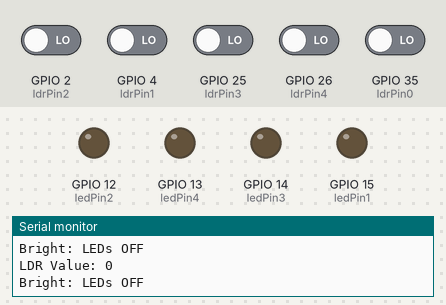
Bench run of a sketch on a simulated ESP32. On the bench: output pins drawn as LEDs (lit = HIGH), the last lines printed to the serial monitor. The test bench sets the inputs (shaded band); at power-on: GPIO 2 (ldrPin2), GPIO 4 (ldrPin1), GPIO 25 (ldrPin3), GPIO 26 (ldrPin4), GPIO 35 (ldrPin0) LOW. WiFi joins after 1.5 s; servers stay silent unless stated.

Above: at 3.0 s.
3.1 s: GPIO 35 (ldrPin0) driven HIGH
At 4.2 s:
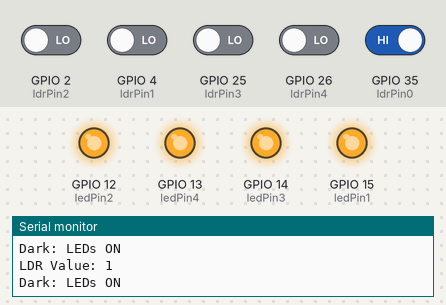
6.8 s: GPIO 35 (ldrPin0) driven LOW
At 8.2 s:
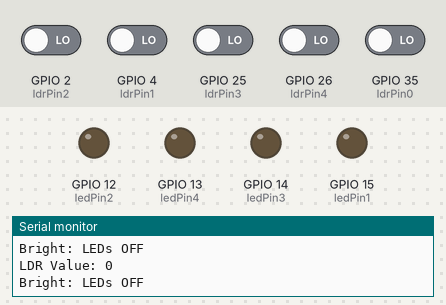
Timing chart, 0 to 9.8 s (numbered marks = the images above; inputs shaded):
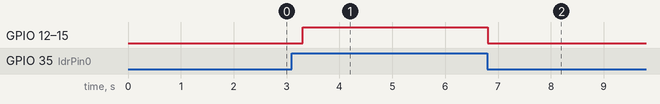

Measured:
- after the input at 3.1 s, GPIO 12 (ledPin2), GPIO 13 (ledPin4), GPIO 14 (ledPin3), GPIO 15 (ledPin1): LOW → HIGH after 0.21 s
- after the input at 6.8 s, GPIO 12 (ledPin2), GPIO 13 (ledPin4), GPIO 14 (ledPin3), GPIO 15 (ledPin1): HIGH → LOW at once

The sketch:

FaultAlert.ino
```cpp
#define BLYNK_TEMPLATE_ID "TMPL3Sxw7J-_L"
#define BLYNK_TEMPLATE_NAME "smart street light system"

#include <BlynkSimpleEsp32.h>
#include <WiFi.h>

char auth[] = "qngOrz01-vJmHjGWPqJLv75zrE9yBk0-";
char ssid[] = "vivo V27";
char pass[] = "00000000";

const int ldrPin0 = 35;
const int ldrPin1 = 4;
const int ldrPin2 = 2;
const int ldrPin3 = 25;
const int ldrPin4 = 26;

const int ledPin1 = 15;
const int ledPin2 = 12;
const int ledPin3 = 14;
const int ledPin4 = 13;


void setup() {
  Serial.begin(9600);
  Blynk.begin(auth, ssid, pass);

  pinMode(ledPin1, OUTPUT);
  pinMode(ledPin2, OUTPUT);
  pinMode(ledPin3, OUTPUT);
  pinMode(ledPin4, OUTPUT);

  pinMode(ldrPin1, INPUT);
  pinMode(ldrPin2, INPUT);
  pinMode(ldrPin3, INPUT);
  pinMode(ldrPin4, INPUT);

  pinMode(ldrPin0, INPUT);
}

void loop() {
  Blynk.run();

  int ldrValue = digitalRead(ldrPin0);
  int ldrPinValue1 = digitalRead(ldrPin1);
  int ldrPinValue2 = digitalRead(ldrPin2);
  int ldrPinValue3 = digitalRead(ldrPin3);
  int ldrPinValue4 = digitalRead(ldrPin4);

  Serial.print("LDR Value: ");
  Serial.println(ldrValue);

  if (ldrValue == HIGH) {
    digitalWrite(ledPin1, HIGH);
    digitalWrite(ledPin2, HIGH);
    digitalWrite(ledPin3, HIGH);
    digitalWrite(ledPin4, HIGH);
    Serial.println("Dark: LEDs ON");
  } else {
    digitalWrite(ledPin1, LOW);
    digitalWrite(ledPin2, LOW);
    digitalWrite(ledPin3, LOW);
    digitalWrite(ledPin4, LOW);
    Serial.println("Bright: LEDs OFF");
    Blynk.logEvent("LEDs turned off!"); // Log event when LEDs turn off
  }

  if (ldrPinValue1 == HIGH) {
    digitalWrite(ldrPin1, HIGH);
    Serial.println("Fault Alert: Light 1");
    Blynk.logEvent("Fault Alert: Light 1 turned off!"); // Log event for light 1
  }

  if (ldrPinValue2 == HIGH) {
    digitalWrite(ldrPin2, HIGH);
    Serial.println("Fault Alert: Light 2");
      // Log event for light 2
  }

  if (ldrPinValue3 == HIGH) {
    digitalWrite(ldrPin3, HIGH);
    Serial.println("Fault Alert: Light 3");
    Blynk.logEvent("Fault Alert: Light 3 turned on!"); // Log event for light 3
  }

  if (ldrPinValue4 == HIGH) {
    digitalWrite(ldrPin4, HIGH);
    Serial.println("Fault Alert: Light 4");
    Blynk.logEvent("Fault Alert: Light 4 turned off!"); // Log event for light 4
  }

  delay(500);
}
```
